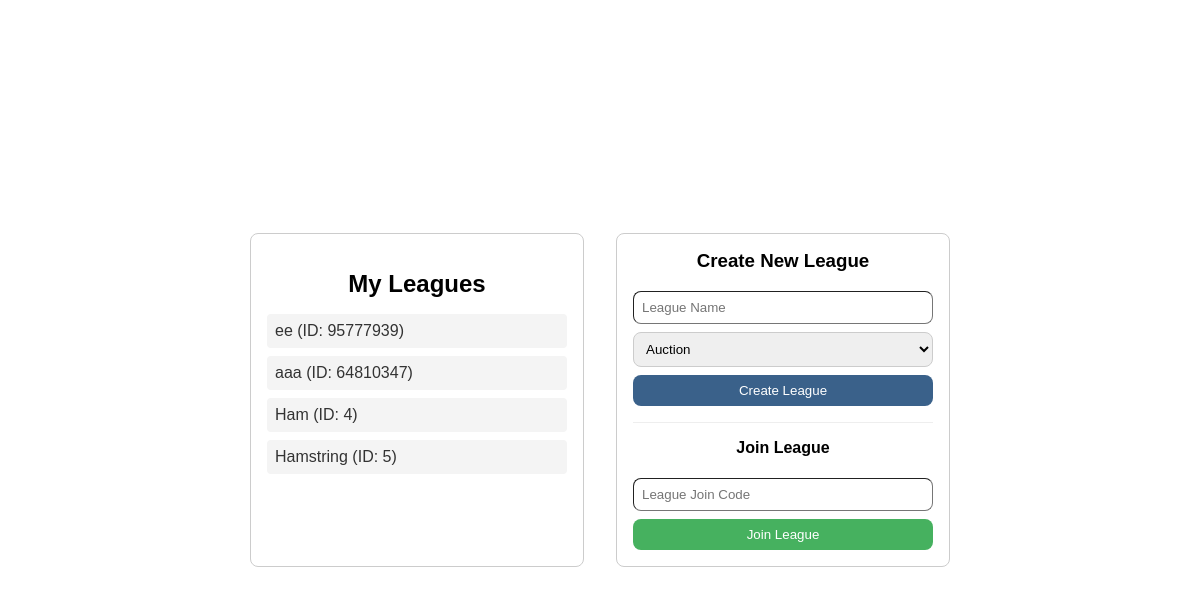
Page /dashboard (signed in) on the earlier database version.
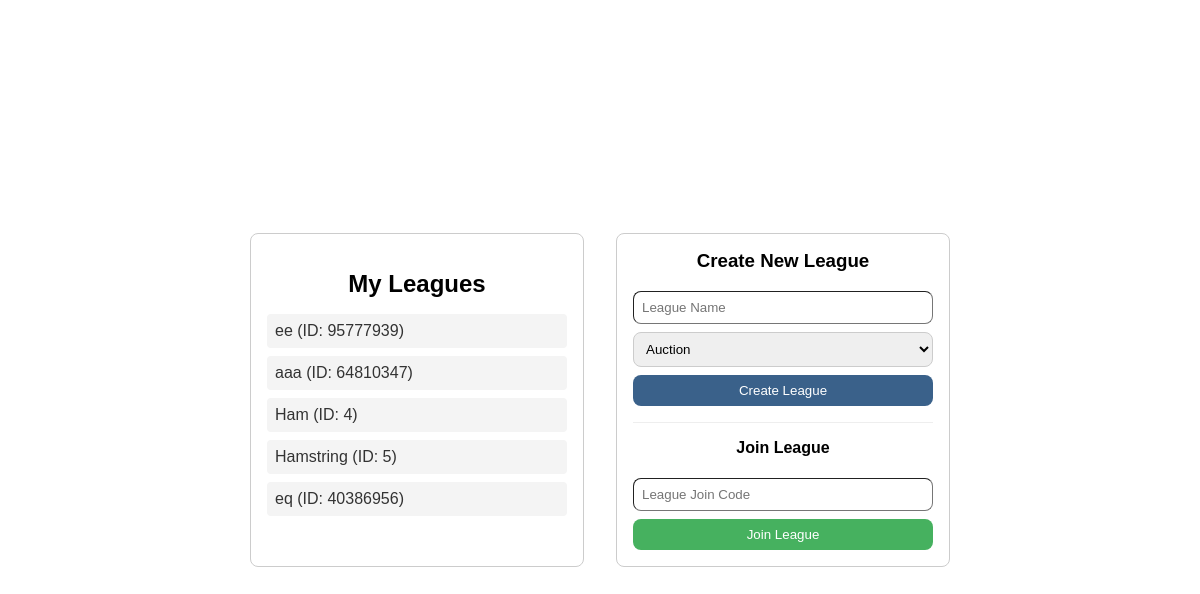
Same page on the later database version.
### tables this page shows
CREATE TABLE PlayerLeague (
    LID INTEGER PRIMARY KEY,
    draftType TEXT,
    leagueName TEXT,
    ownerAccount INTEGER,
    status TEXT DEFAULT 'initial', -- 'initial', 'draft', 'final'
    FOREIGN KEY (ownerAccount) REFERENCES PlayerAccount(accountID)
);

### app.py (the view)
@app.route('/dashboard', methods=['GET'])
def dashboard():
    conn = sqlite3.connect(DB_FILE)
    conn.row_factory = sqlite3.Row
    cursor = conn.cursor()
    cursor.execute(
        "SELECT pl.LID as id, pl.leagueName as name FROM PlayerLeague pL JOIN PlayerTeam pt ON pl.LID = pt.LID WHERE pt.accountId = ?",
        (session.get('user_id'),)
        )
    leagues = cursor.fetchall()
    conn.close()
    return render_template('dashboard.html', leagues=leagues)

### templates/dashboard.html (shortened to what this page needs)
<!DOCTYPE html>
<html lang="en">
<head>
    <link rel="stylesheet" href="{{ url_for('static', filename='style.css') }}">
</head>
<body>
    <div class="dashboard-wrapper">
        <div class="leagues-section">
            <h2>My Leagues</h2>
            <ul>
            {% for league in leagues %}
                <li><a href="{{ url_for('league', league_id=league.id )}}">{{ league.name }} (ID: {{ league.id }})</a></li>
            {% endfor %}
            </ul>
        </div>
        <div class="forms-section">
            <div class="create-section">
                <h3>Create New League</h3>
                <form action="/create_league" method="POST">
                    <input type="text" name="leagueName" placeholder="League Name" required>
                    <select name="draftType">
                        <option value="Auction">Auction</option>
                    </select>
                    <button type="submit" class="login-btn">Create League</button>
                </form>
            </div>
            <hr>
            <div class="join-section">
                <h4>Join League</h4>
                <form action="/join_league" method="POST">
                    <input type="text" name="leagueID" placeholder="League Join Code" required>
                    <button type="submit" class="register-btn">Join League</button>
                </form>
            </div>
        </div>
    </div>
</body>
</html>

### static/style.css (style rules this page uses)
body { font-family: sans-serif; display: flex; align-items: center; justify-content: center; height: 100vh; margin: 0; }
h2 { text-align: center; margin-bottom: 2vh; }
input { width: 100%; padding: 0.5rem; margin-bottom: .5rem; border-radius: 8px; box-sizing: border-box; border-width: 1px; }
button { width: 100%; padding: 0.5rem; color: white; border: none; border-radius: 8px; }
.login-btn { background-color: #3a618a; }
.register-btn { background-color: #46b15f; }
.dashboard-wrapper { display: flex; gap: 2rem; align-items: stretch; }
.leagues-section, .forms-section { background: white; padding: 2vh; border-radius: 8px; width: 300px; border: 1px solid #ccc; }
.forms-section h3, .forms-section h4 { margin-top: 0; text-align: center; }
ul { list-style: none; padding: 0; }
li { margin-bottom: 0.5rem; padding: 0.5rem; background: #f4f4f4; border-radius: 4px; }
li a { text-decoration: none; color: #333; display: block; }
select { width: 100%; padding: 0.5rem; margin-bottom: .5rem; border-radius: 8px; border: 1px solid #ccc; }
hr { border: 0; border-top: 1px solid #eee; margin: 1rem 0; }

Differences in the rows shown:
added PlayerLeague: name "eq", id "40386956"
